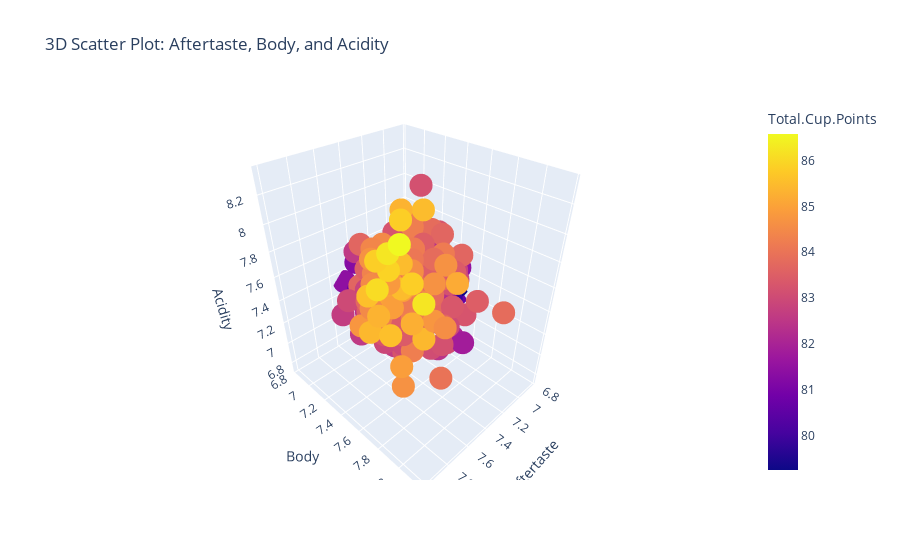

Source (notebook cell):
### Code cell
import plotly.express as px

# Create a 3D scatter plot
fig = px.scatter_3d(df_cleaned, 
                    x='Aftertaste', 
                    y='Body', 
                    z='Acidity',
                    color='Total.Cup.Points',  # Optional: Color points by Total Cup Points
                    hover_data=['Species', 'Owner', 'Country.of.Origin'],  # Optional: Add more details to hover
                    title='3D Scatter Plot: Aftertaste, Body, and Acidity')

# Show the plot
fig.show()

### Figure 1 — Plotly figure (JSON) as saved in the notebook; plotly's stock layout.template omitted (floating-point values rounded to 4 significant figures; data arrays with more than 128 entries replaced by an {"elided": "..."} marker saying what was removed)
{"data": [{"customdata": {"elided": "528x3 str values"}, "hovertemplate": "Aftertaste=%{x}<br>Body=%{y}<br>Acidity=%{z}<br>Species=%{customdata[0]}<br>Owner=%{customdata[1]}<br>Country.of.Origin=%{customdata[2]}<br>Total.Cup.Points=%{marker.color}<extra></extra>", "legendgroup": "", "marker": {"color": {"elided": "528 float values"}, "coloraxis": "coloraxis", "symbol": "circle"}, "mode": "markers", "name": "", "scene": "scene", "showlegend": false, "type": "scatter3d", "x": {"elided": "528 float values"}, "y": {"elided": "528 float values"}, "z": {"elided": "528 float values"}}], "layout": {"coloraxis": {"colorbar": {"title": {"text": "Total.Cup.Points"}}, "colorscale": [[0, "#0d0887"], [0.1111, "#46039f"], [0.2222, "#7201a8"], [0.3333, "#9c179e"], [0.4444, "#bd3786"], [0.5556, "#d8576b"], [0.6667, "#ed7953"], [0.7778, "#fb9f3a"], [0.8889, "#fdca26"], [1, "#f0f921"]]}, "legend": {"tracegroupgap": 0}, "scene": {"domain": {"x": [0, 1], "y": [0, 1]}, "xaxis": {"title": {"text": "Aftertaste"}}, "yaxis": {"title": {"text": "Body"}}, "zaxis": {"title": {"text": "Acidity"}}}, "title": {"text": "3D Scatter Plot: Aftertaste, Body, and Acidity"}}}
